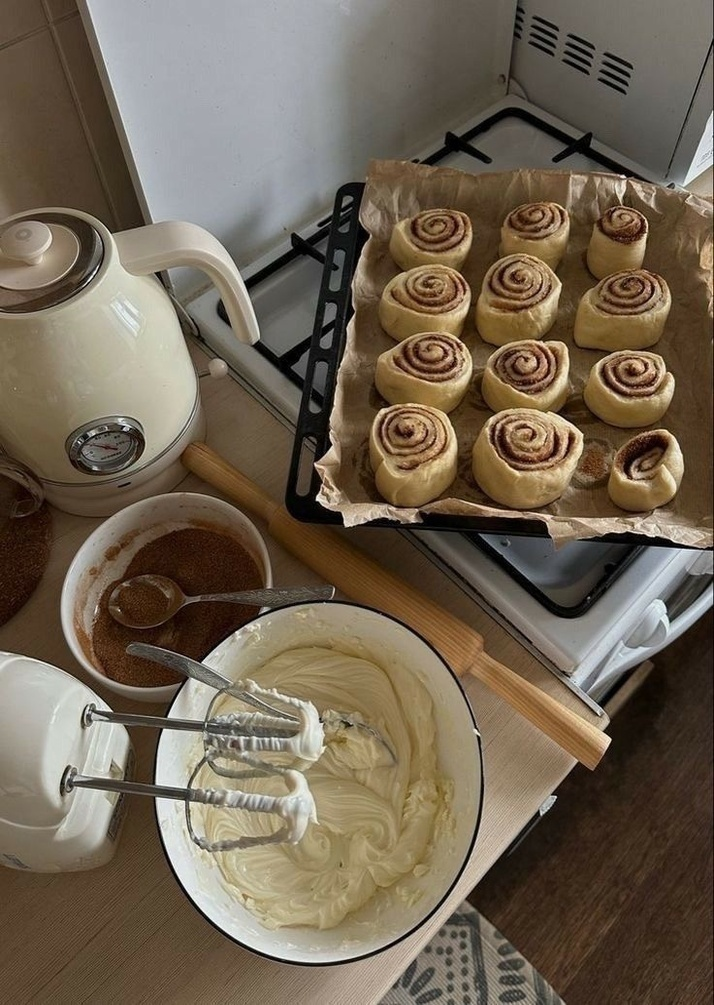
#> input picture Capstone Project/images/baking.jpg, 714 x 1005 px, found by its file name; its folder holds only this picture in this run
$ python 'capstone project.py'
#> lines starting #> are read from the running program, lines starting #| are printed output that depends on the picture
import cv2, os
from PIL import Image

path=r"D:\ERINA\Jet Learn\VS Code OpenCV\Capstone Project\images"
os.chdir(path)
avg_width=0
avg_height=0
total_images=len(os.listdir("."))
print(total_images)

#Iterating through the Directory
for i in os.listdir("."):
    image=Image.open(os.path.join(path, i))
#> image is the input picture: PIL image 714x1005 RGB; mean R, G, B 112.9, 99.8, 82.4
    new_width, new_height=image.size
#> new_width = 714; new_height = 1005
    avg_width+=new_width
#> avg_width = 714
    avg_height+=new_height
#> avg_height = 1005

#Calculating avg width & avg height
avg_width=avg_width//total_images
avg_height=avg_height//total_images

print(avg_width)
#| 714
print(avg_height)
#| 1005

#Resizing and saving images
for i in os.listdir("."):
    if i.endswith(".jpg") or i. endswith (".jpeg") or i. endswith (".png"):
        image=Image.open(os.path.join(path, i))
        resized_img=image.resize((avg_width, avg_height), Image.Resampling.LANCZOS)
        resized_img.save(i, "JPEG", quality=95)
        print(i, "is resized")

#Function for video generation
def generate():
    vid_name="hobbyideas.avi"
    os.chdir(r"D:\ERINA\Jet Learn\VS Code OpenCV\Capstone Project\images")
    slide_images=[]
    for i in os.listdir("."):
        if i.endswith(".jpg") or i. endswith (".jpeg") or i. endswith (".png"):
            slide_images.append(i)
    print(slide_images)
    frame=cv2.imread(os.path.join(".", slide_images[0]))
    height, width, layers=frame.shape
#> height = 1005; width = 714; layers = 3
    vid_store=cv2.VideoWriter(vid_name, 0, 0.5, (width, height))
    for img in slide_images:
        frame=cv2.imread(os.path.join(".", img))
        cv2.putText(frame, "Hobby Ideas", (300,500), cv2.FONT_HERSHEY_SIMPLEX, 1, (0,0,0), 2,cv2.LINE_AA)
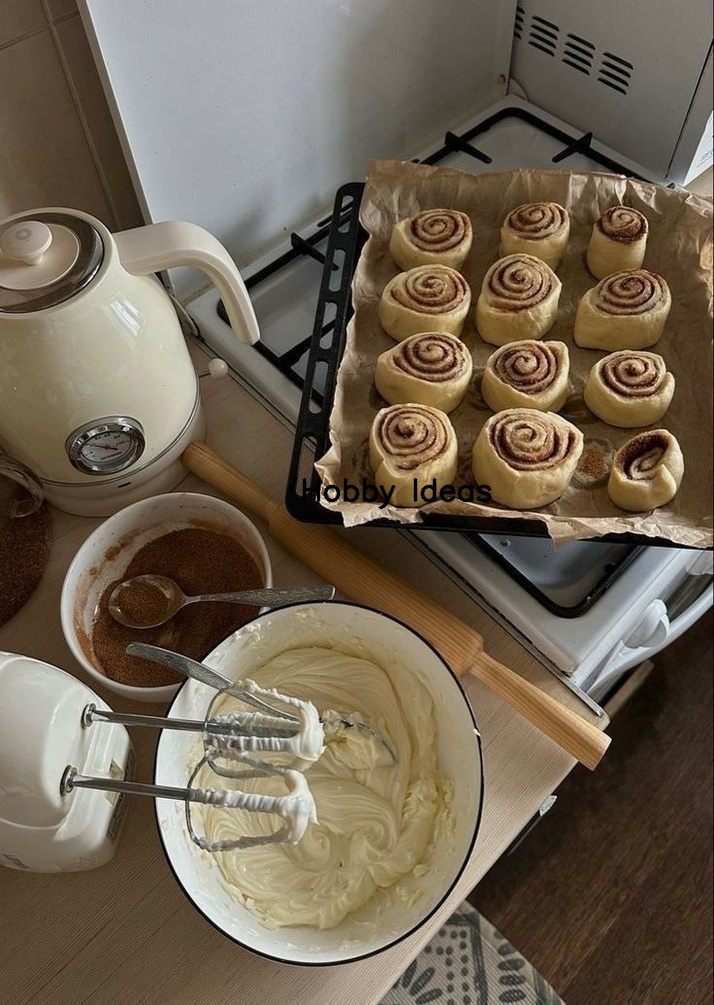
#> frame: shape (1005, 714, 3); mean B, G, R 82.3, 99.6, 112.7
        vid_store.write(frame)
    cv2.destroyAllWindows()
    vid_store.release()

generate()

$ run again, on Capstone Project/images/embroidery.jpg
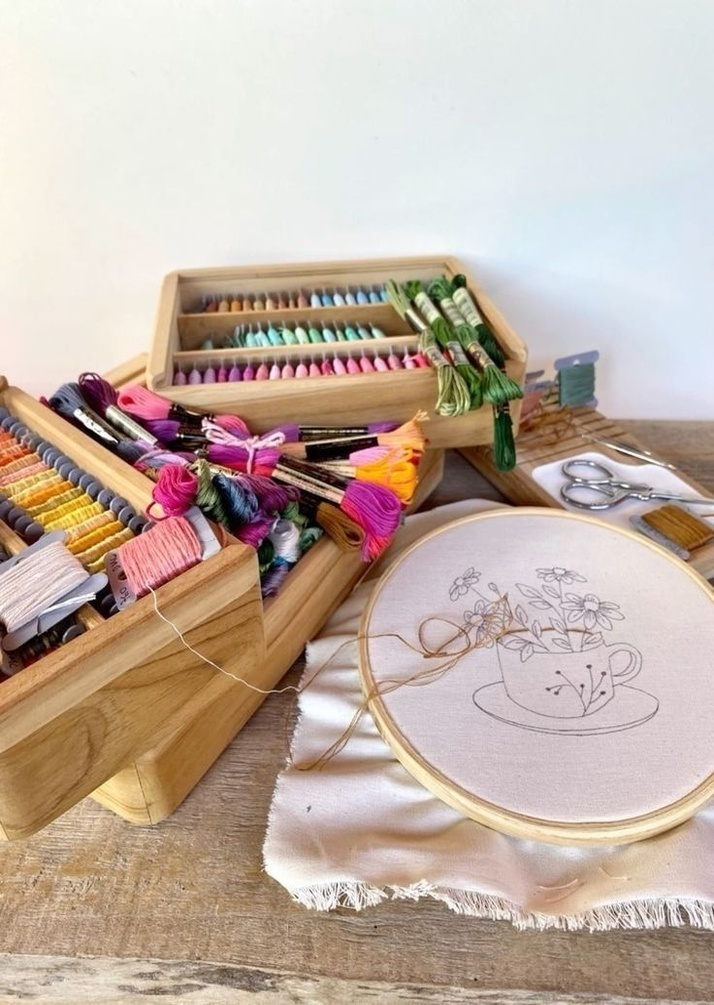
#> input picture Capstone Project/images/embroidery.jpg, 714 x 1005 px, found by its file name
#> image is the input picture: PIL image 714x1005 RGB; mean R, G, B 194.9, 177.3, 165.1
#| 714
#| 1005
#> in generate, `cv2.putText(frame, "Hobby Ideas", (300,500), cv2.FONT_HERSHEY_SIMPLEX,..`:
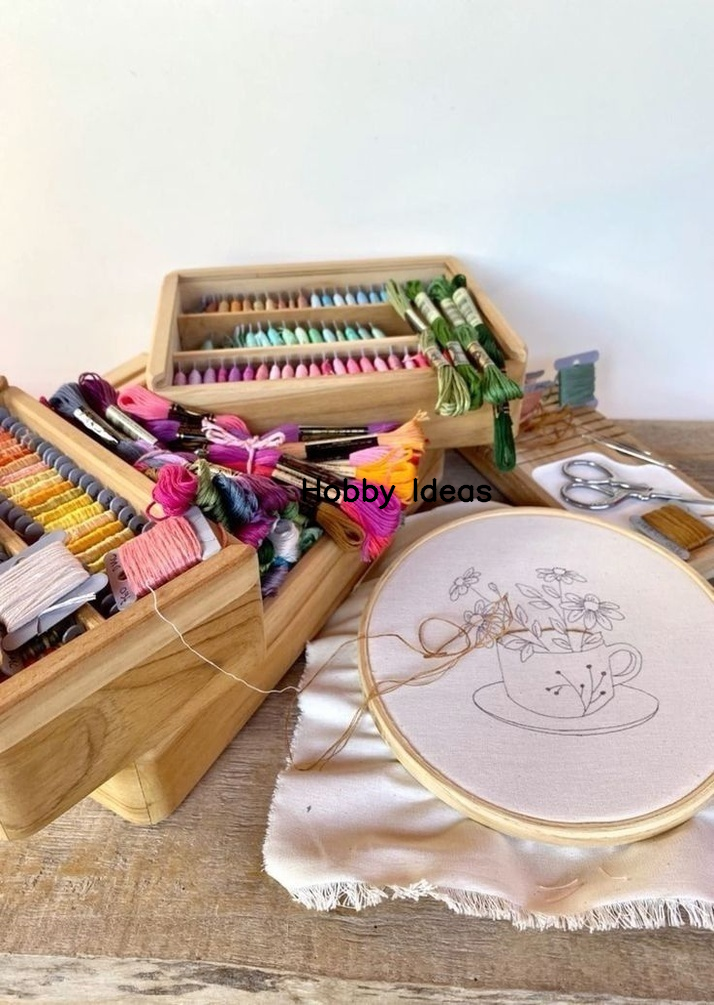
#> frame: shape (1005, 714, 3); mean B, G, R 165, 177.1, 194.6

$ run again, on Capstone Project/images/knitting.jpg
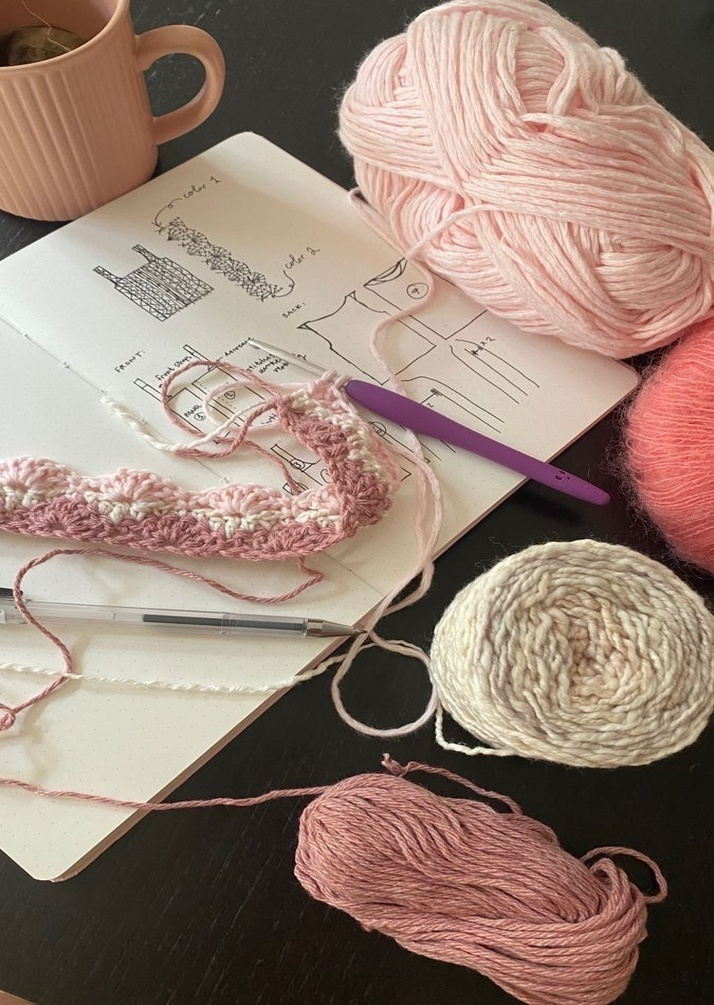
#> input picture Capstone Project/images/knitting.jpg, 714 x 1005 px, found by its file name
#> image is the input picture: PIL image 714x1005 RGB; mean R, G, B 151.3, 128.5, 115.9
#| 714
#| 1005
#> in generate, `cv2.putText(frame, "Hobby Ideas", (300,500), cv2.FONT_HERSHEY_SIMPLEX,..`:
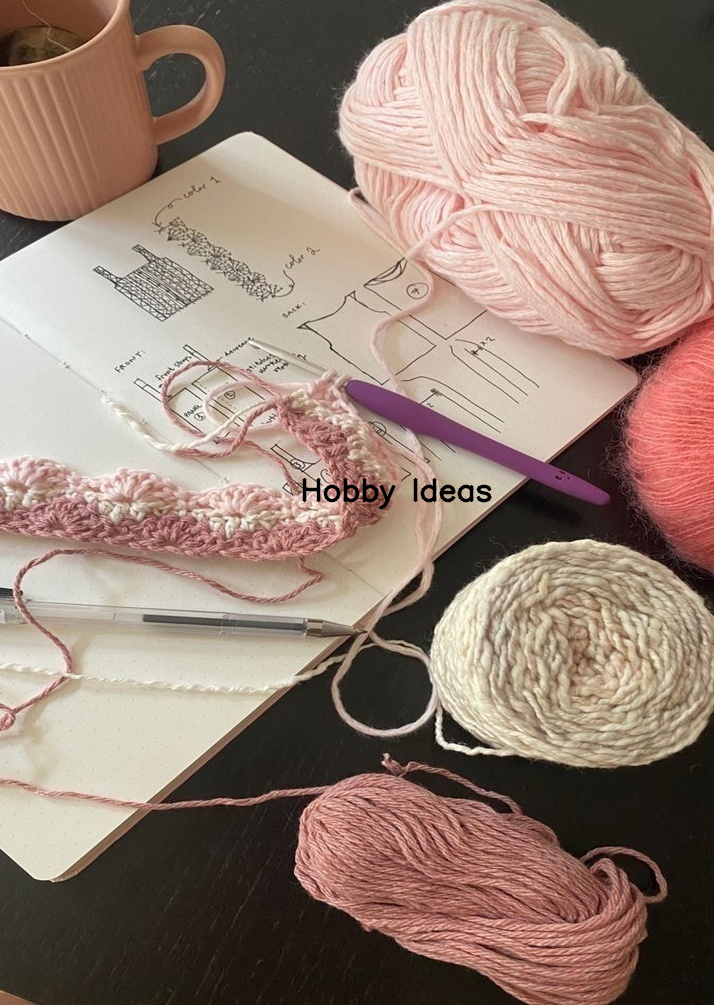
#> frame: shape (1005, 714, 3); mean B, G, R 115.6, 128.1, 150.9

$ run again, on Capstone Project/images/painting.jpg
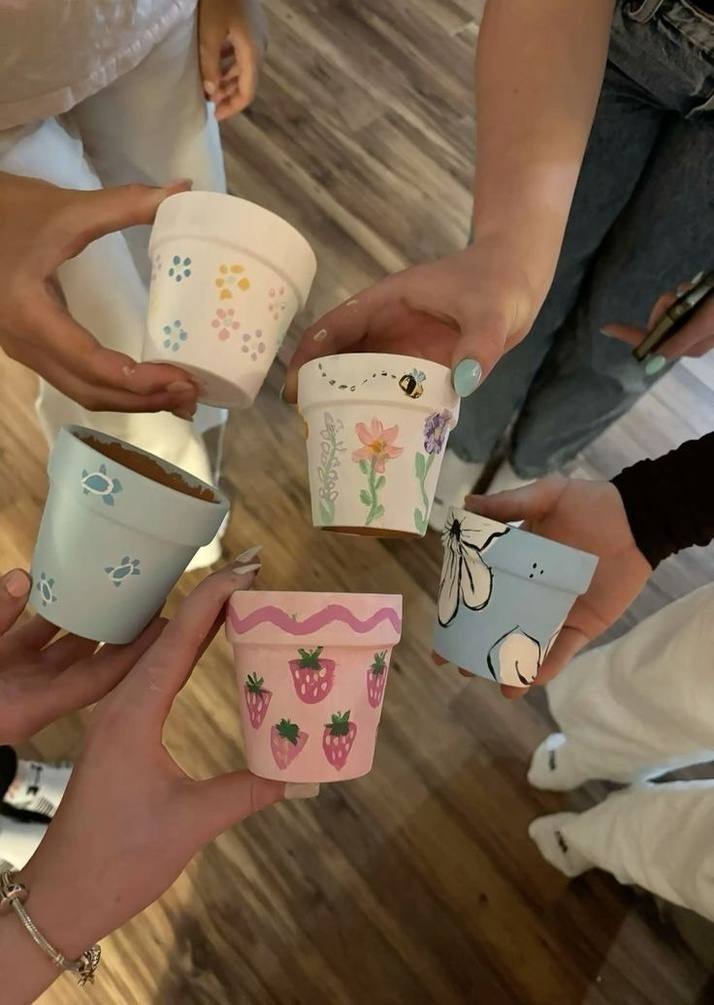
#> input picture Capstone Project/images/painting.jpg, 714 x 1005 px, found by its file name
#> image is the input picture: PIL image 714x1005 RGB; mean R, G, B 120.2, 98.8, 78.5
#| 714
#| 1005
#> in generate, `cv2.putText(frame, "Hobby Ideas", (300,500), cv2.FONT_HERSHEY_SIMPLEX,..`:
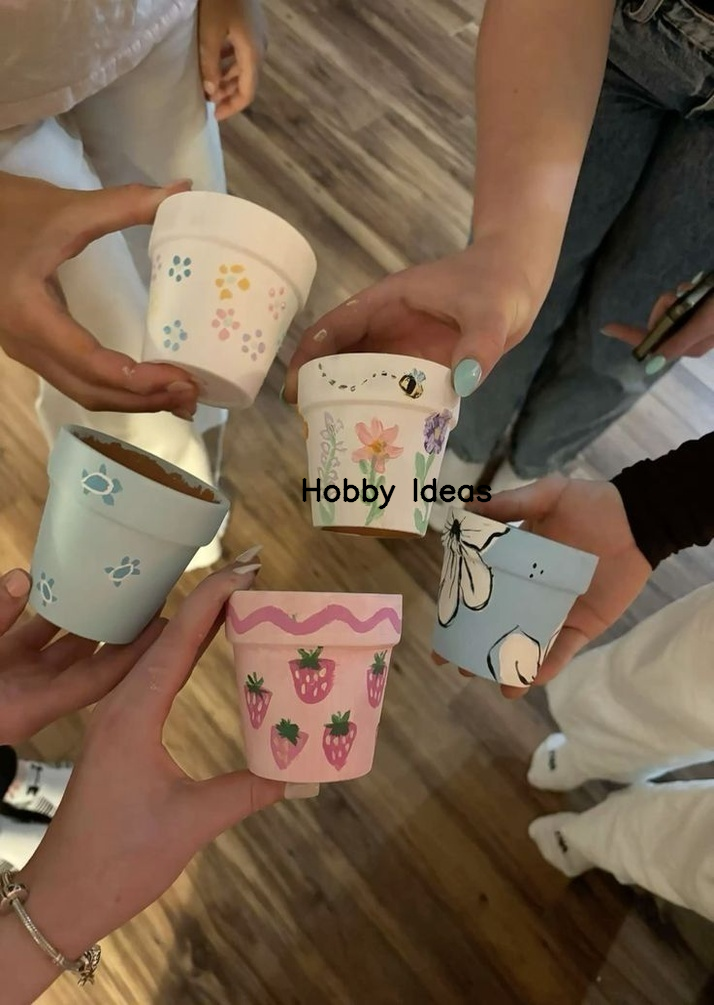
#> frame: shape (1005, 714, 3); mean B, G, R 78.3, 98.5, 119.9

$ run again, on Capstone Project/images/braceletmaking.jpg
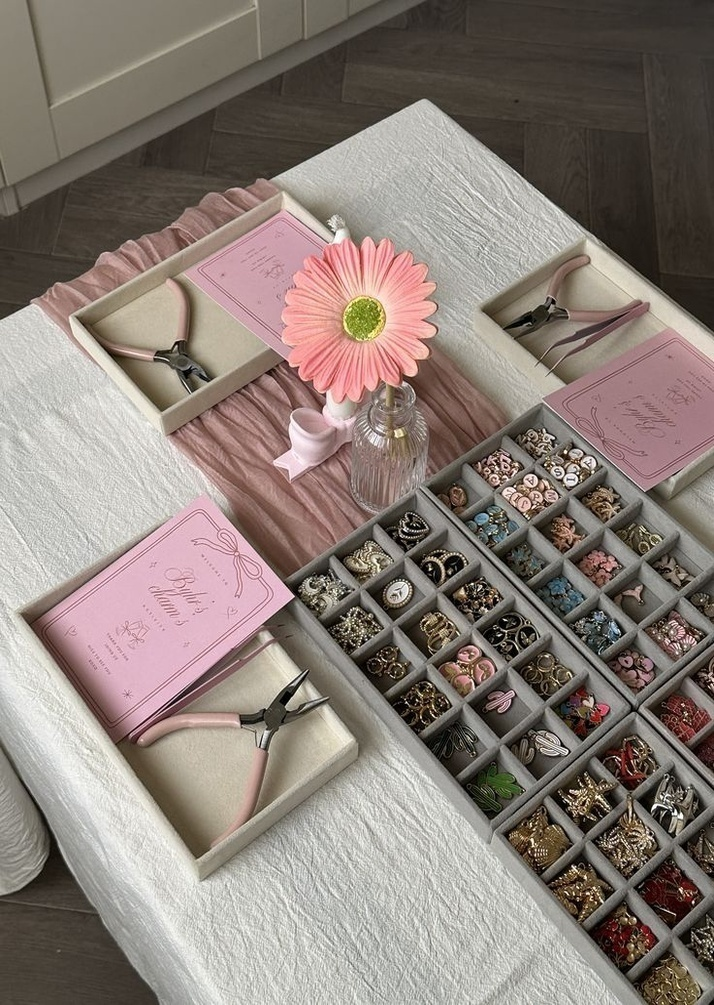
#> input picture Capstone Project/images/braceletmaking.jpg, 714 x 1005 px, found by its file name
#> image is the input picture: PIL image 714x1005 RGB; mean R, G, B 139.1, 127.4, 120.3
#| 714
#| 1005
#> in generate, `cv2.putText(frame, "Hobby Ideas", (300,500), cv2.FONT_HERSHEY_SIMPLEX,..`:
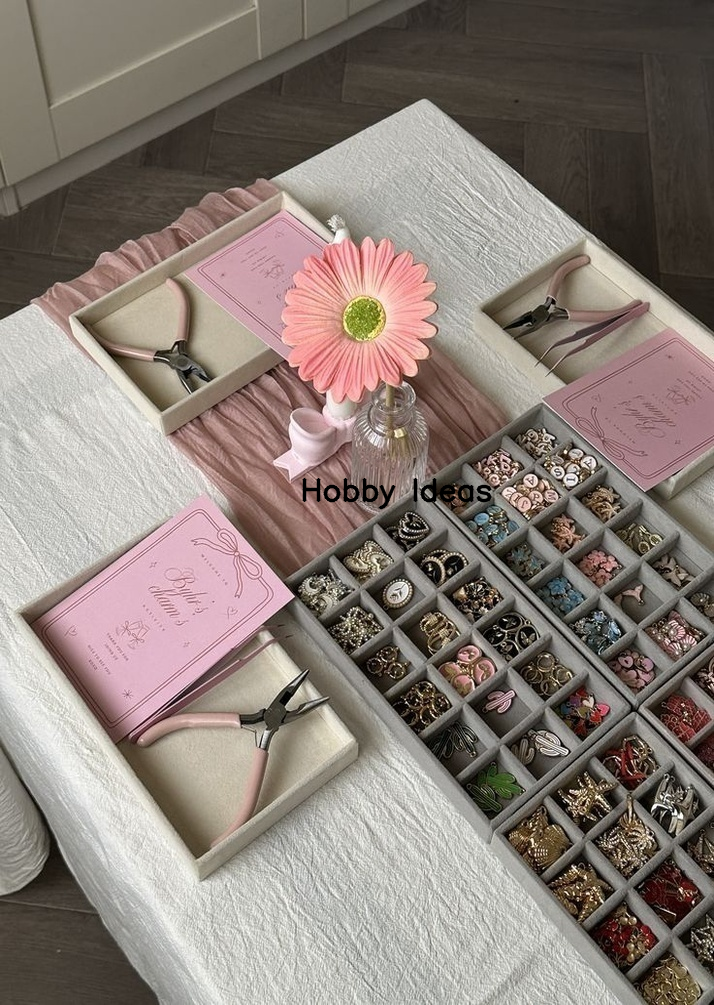
#> frame: shape (1005, 714, 3); mean B, G, R 120.1, 127.2, 138.8
